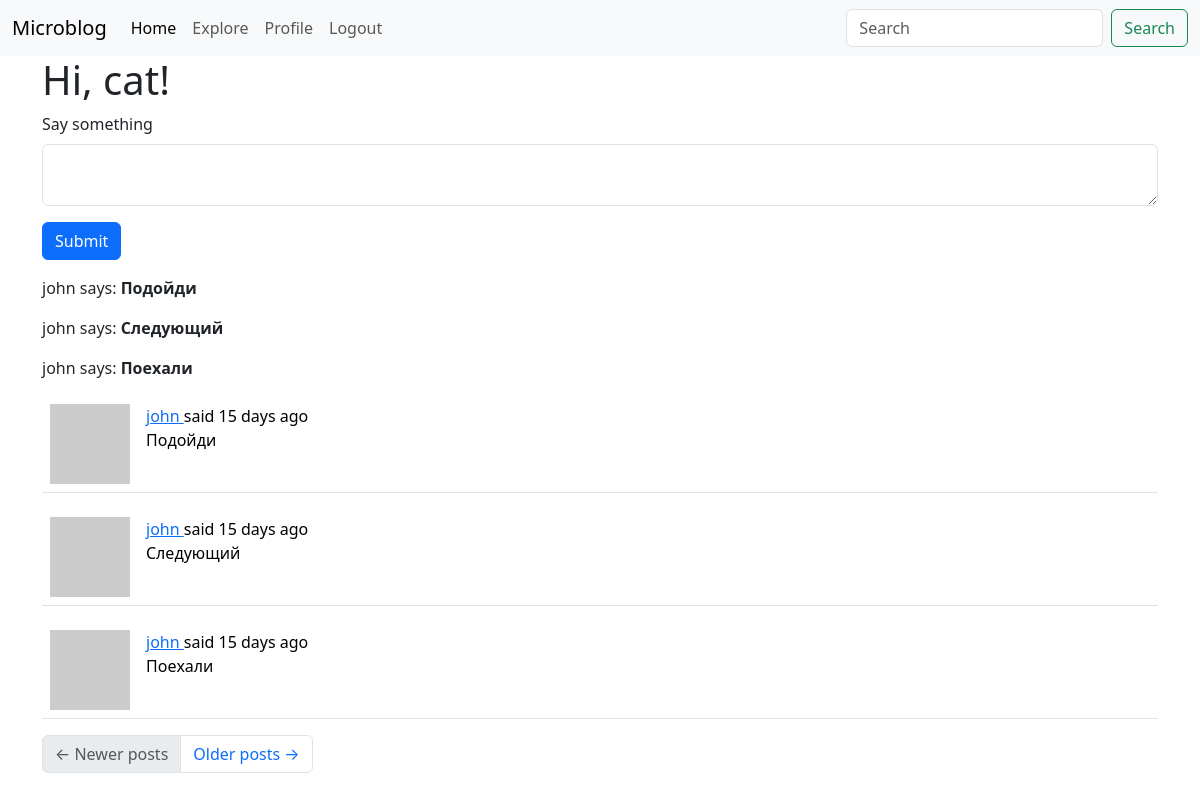
Page /index (signed in) on the committed database.
### app/models.py (models this page shows, shortened)
class User(UserMixin, db.Model):
    id: so.Mapped[int] = so.mapped_column(primary_key=True)
    username: so.Mapped[str] = so.mapped_column(sa.String(64), index=True, unique=True)
    email: so.Mapped[str] = so.mapped_column(sa.String(120), index=True, unique=True)
    password_hash: so.Mapped[Optional[str]] = so.mapped_column(sa.String(256))
    about_me: so.Mapped[Optional[str]] = so.mapped_column(sa.String(140))
    last_seen: so.Mapped[Optional[datetime]] = so.mapped_column(default=lambda: datetime.now(timezone.utc))
    following: so.WriteOnlyMapped['User'] = so.relationship(
        secondary=followers, primaryjoin=(followers.c.follower_id == id),
        secondaryjoin=(followers.c.followed_id == id),
        back_populates='followers')
    followers: so.WriteOnlyMapped['User'] = so.relationship(
        secondary=followers, primaryjoin=(followers.c.followed_id == id),
        secondaryjoin=(followers.c.follower_id == id),
        back_populates='following')
    posts: so.WriteOnlyMapped['Post'] = so.relationship(back_populates='author')
    def avatar(self, size):
        digest = md5(self.email.lower().encode('utf-8')).hexdigest()
        return f'https://www.gravatar.com/avatar/{digest}?d=identicon&s={size}'
    def following_posts(self):
        Author = so.aliased(User)
        Follower = so.aliased(User)
        return (
            sa.select(Post)
            .join(Post.author.of_type(Author))
            .join(Author.followers.of_type(Follower), isouter=True)
            .where(sa.or_(
                Follower.id == self.id,
                Author.id == self.id,
            ))
            .group_by(Post)
            .order_by(Post.timestamp.desc())
        )

class Post(db.Model):
    id: so.Mapped[int] = so.mapped_column(primary_key=True)
    body: so.Mapped[str] = so.mapped_column(sa.String(140))
    timestamp: so.Mapped[datetime] = so.mapped_column(index=True, default=lambda: datetime.now(timezone.utc))
    user_id: so.Mapped[int] = so.mapped_column(sa.ForeignKey(User.id), index=True)
    author: so.Mapped[User] = so.relationship(back_populates='posts')

### app/routes.py (the view)
@app.route('/', methods=['GET', 'POST'])
@app.route('/index', methods=['GET', 'POST'])
@login_required
def index():
    form = PostForm()
    if form.validate_on_submit():
        post = Post(body=form.post.data, author=current_user)
        db.session.add(post)
        db.session.commit()
        flash('Your post is now live!')
        return redirect(url_for('index'))
    page = request.args.get('page', 1, type=int)
    posts = db.paginate(current_user.following_posts(), page=page, per_page=app.config['POSTS_PER_PAGE'], error_out=False)
    next_url = url_for('index', page=posts.next_num) if posts.has_next else None
    prev_url = url_for('index', page=posts.prev_num) if posts.has_prev else None
    return render_template("index.html", title='Home', form=form, posts=posts.items, next_url=next_url, prev_url=prev_url)

### app/forms.py
class PostForm(FlaskForm):
    post = TextAreaField('Say something', validators=[
        DataRequired(), Length(min=1, max=140)])
    submit = SubmitField('Submit')

### app/__init__.py (called while the page is built)
def get_locale():
    return request.accept_languages.best_match(app.config['LANGUAGES'])

### app/models.py (called while the page is built)
@login.user_loader
def load_user(id):
  return db.session.get(User, int(id))

### app/routes.py (called while the page is built)
@app.before_request
def before_request():
    if current_user.is_authenticated:
        current_user.last_seen = datetime.now(timezone.utc)
        db.session.commit()
    g.locale = str(get_locale())

### app/templates/index.html
{% extends "base.html" %}
{% import "bootstrap_wtf.html" as wtf %}
{% block content %}
    <h1>{{ _('Hi, %(username)s!', username=current_user.username) }}</h1>
    {% if form %}
        {{ wtf.quick_form(form) }}
    {% endif %}
    {% for post in posts %}
    <p>
    {{ post.author.username }} says: <b>{{ post.body }}</b>
    </p>
    {% endfor %}
    {% for post in posts %}
        {% include '_post.html' %}
    {% endfor %}
    <nav aria-label="Post navigation">
        <ul class="pagination">
            <li class="page-item{% if not prev_url %} disabled{% endif %}">
                <a class="page-link" href="{{ prev_url }}">
                    <span aria-hidden="true">&larr;</span> Newer posts
                </a>
            </li>
            <li class="page-item{% if not next_url %} disabled{% endif %}">
                <a class="page-link" href="{{ next_url }}">
                    Older posts <span aria-hidden="true">&rarr;</span>
                </a>
            </li>
        </ul>
    </nav>
{% endblock %}

### app/templates/_post.html (shortened to what this page needs)
<table class="table table-hover">
    <tr>
        <td width="70px">
            <a href="{{ url_for('user', username=post.author.username) }}">
                <img src="{{ post.author.avatar(70) }}" />
            </a>
        </td>
        <td>
            {{ _('%(username)s said %(when)s',
                username=user_link, when=moment(post.timestamp).fromNow()) }}
            <br>
            {{ post.body }}
        </td>
    </tr>
</table>

### rows in the picture
Post: author.username "john", body "Подойди"
Post: author.username "john", body "Следующий"
Post: author.username "john", body "Поехали"

### other values in the picture
{{ field.label(class='form-label') }} "Say something"
